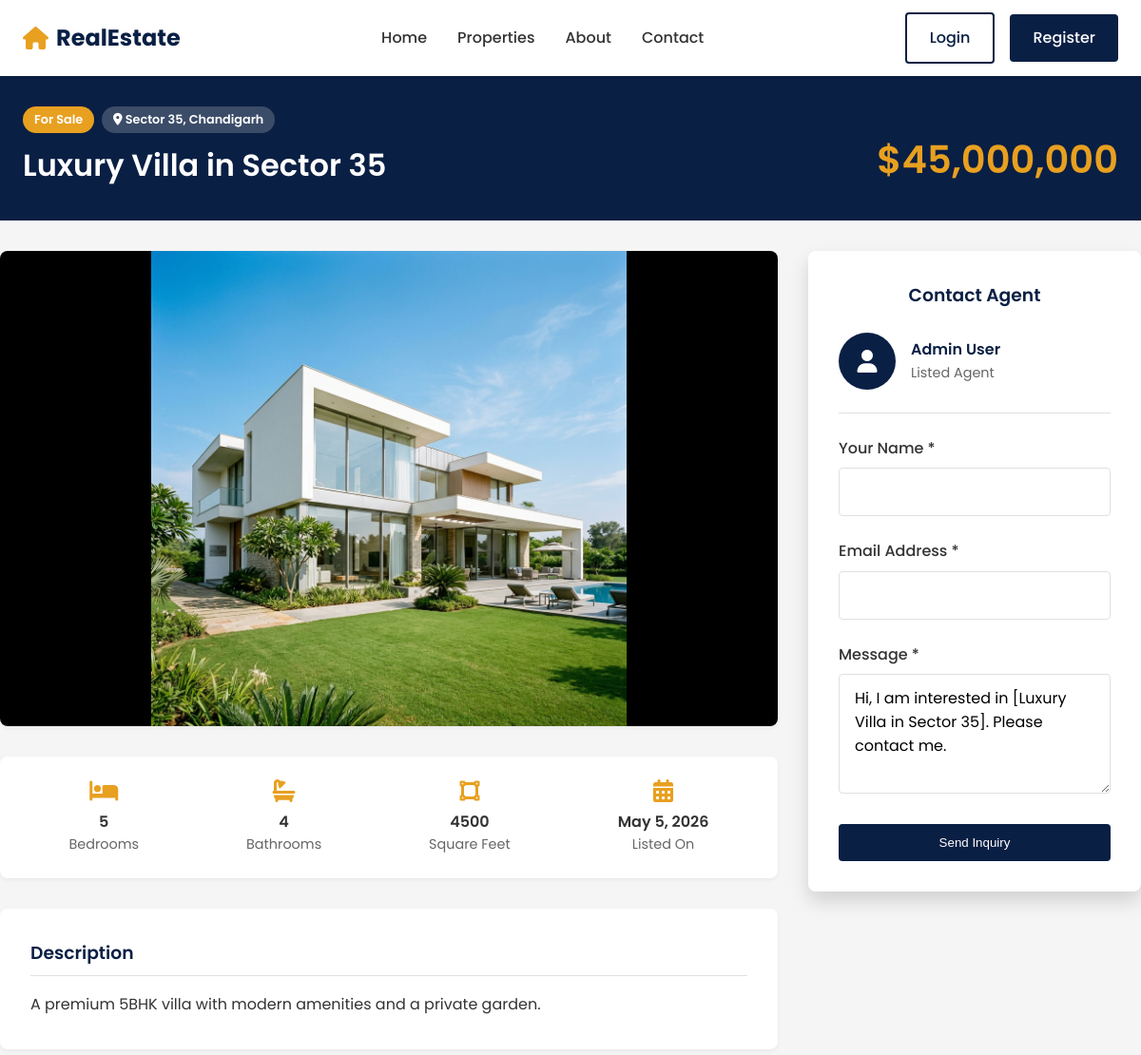
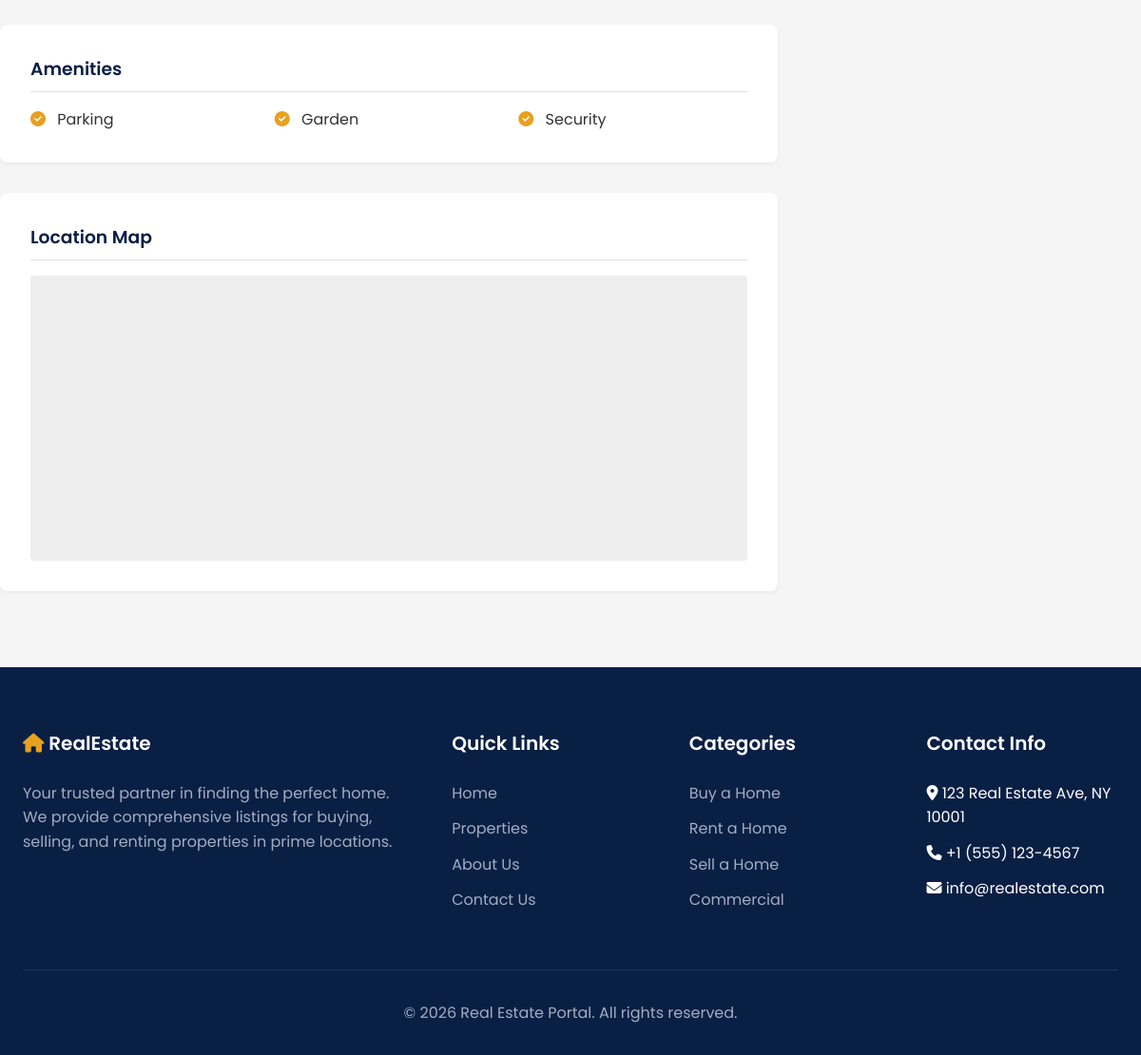
The app's page /property-detail.php?id=1 with its own data (2 pictures, top to bottom).
### tables this page shows
CREATE TABLE IF NOT EXISTS properties (
    id INT AUTO_INCREMENT PRIMARY KEY,
    user_id INT NOT NULL,
    title VARCHAR(255) NOT NULL,
    description TEXT,
    type ENUM('Buy', 'Rent', 'Sell') NOT NULL,
    price DECIMAL(15, 2) NOT NULL,
    city VARCHAR(100) NOT NULL,
    locality VARCHAR(100) NOT NULL,
    area_sqft INT,
    bedrooms INT,
    bathrooms INT,
    status ENUM('active', 'inactive', 'sold', 'rented') DEFAULT 'active',
    featured TINYINT(1) DEFAULT 0,
    created_at TIMESTAMP DEFAULT CURRENT_TIMESTAMP,
    FOREIGN KEY (user_id) REFERENCES users(id) ON DELETE CASCADE
);

CREATE TABLE IF NOT EXISTS property_images (
    id INT AUTO_INCREMENT PRIMARY KEY,
    property_id INT NOT NULL,
    image_path VARCHAR(255) NOT NULL,
    is_thumbnail TINYINT(1) DEFAULT 0,
    FOREIGN KEY (property_id) REFERENCES properties(id) ON DELETE CASCADE
);

CREATE TABLE IF NOT EXISTS users (
    id INT AUTO_INCREMENT PRIMARY KEY,
    name VARCHAR(100) NOT NULL,
    email VARCHAR(100) NOT NULL UNIQUE,
    password VARCHAR(255) NOT NULL,
    role ENUM('user', 'admin') DEFAULT 'user',
    phone VARCHAR(20),
    created_at TIMESTAMP DEFAULT CURRENT_TIMESTAMP
);

### property-detail.php (the view, shortened to what this page needs)
<?php
require_once 'config/database.php';
$id = isset($_GET['id']) && is_numeric($_GET['id']) ? (int)$_GET['id'] : 0;
$stmt = $pdo->prepare("
    SELECT p.*, u.name as agent_name, u.email as agent_email, u.phone as agent_phone
    FROM properties p
    JOIN users u ON p.user_id = u.id
    WHERE p.id = ? AND p.status = 'active'
");
$stmt->execute([$id]);
$property = $stmt->fetch();
$stmtImg = $pdo->prepare("SELECT * FROM property_images WHERE property_id = ? ORDER BY is_thumbnail DESC");
$stmtImg->execute([$id]);
$images = $stmtImg->fetchAll();
$stmtAmenity = $pdo->prepare("SELECT amenity_name FROM amenities WHERE property_id = ?");
$stmtAmenity->execute([$id]);
$amenities = $stmtAmenity->fetchAll(PDO::FETCH_COLUMN);
include 'includes/header.php';
?>
<div style="background-color: var(--primary-color); color: var(--white); padding: 2rem 0;">
    <div class="container">
        <div style="display: flex; justify-content: space-between; align-items: flex-end; flex-wrap: wrap; gap: 1rem;">
            <div>
                <div style="display: flex; gap: 0.5rem; margin-bottom: 0.5rem;">
                    <?php if ($property['type'] == 'Buy'): ?>
                        <span class="badge badge-buy">For Sale</span>
                    <?php else: ?>
                        <span class="badge badge-rent">For Rent</span>
                    <?php endif; ?>
                    <span class="badge" style="background: rgba(255,255,255,0.2);"><i class="fas fa-map-marker-alt"></i> <?= htmlspecialchars($property['locality'] . ', ' . $property['city']) ?></span>
                </div>
                <h1 style="color: var(--white); margin-bottom: 0;"><?= htmlspecialchars($property['title']) ?></h1>
            </div>
            <div>
                <h2 style="color: var(--accent-color); margin-bottom: 0; font-size: 2.5rem;">
                    $<?= number_format($property['price']) ?> <?= $property['type'] == 'Rent' ? '<span style="font-size: 1rem; color: #fff;">/mo</span>' : '' ?>
                </h2>
            </div>
        </div>
    </div>
</div>
<section class="section container" style="padding-top: 2rem;">
    <div style="display: flex; gap: 2rem; flex-wrap: wrap;">
        <div style="flex: 1; min-width: 0; max-width: 100%;">
            <div style="margin-bottom: 2rem; border-radius: 8px; overflow: hidden; box-shadow: var(--shadow-sm); background: #000;">
                <?php if (count($images) > 0): ?>
                    <img id="mainImage" src="uploads/properties/<?= htmlspecialchars($images[0]['image_path']) ?>" style="width: 100%; height: 500px; object-fit: contain;" alt="Main Image">
                <?php else: ?>
                    <img src="assets/images/placeholder.jpg" style="width: 100%; height: 500px; object-fit: cover;" alt="Placeholder">
                <?php endif; ?>
            </div>
            <div style="background: var(--white); padding: 1.5rem; border-radius: 8px; box-shadow: var(--shadow-sm); margin-bottom: 2rem; display: flex; justify-content: space-around; text-align: center; flex-wrap: wrap; gap: 1rem;">
                <div>
                    <i class="fas fa-bed text-accent" style="font-size: 1.5rem; margin-bottom: 0.5rem;"></i>
                    <div style="font-weight: 600;"><?= $property['bedrooms'] ?? 'N/A' ?></div>
                    <div style="color: var(--text-light); font-size: 0.9rem;">Bedrooms</div>
                </div>
                <div>
                    <i class="fas fa-bath text-accent" style="font-size: 1.5rem; margin-bottom: 0.5rem;"></i>
                    <div style="font-weight: 600;"><?= $property['bathrooms'] ?? 'N/A' ?></div>
                    <div style="color: var(--text-light); font-size: 0.9rem;">Bathrooms</div>
                </div>
                <div>
                    <i class="fas fa-vector-square text-accent" style="font-size: 1.5rem; margin-bottom: 0.5rem;"></i>
                    <div style="font-weight: 600;"><?= $property['area_sqft'] ?? 'N/A' ?></div>
                    <div style="color: var(--text-light); font-size: 0.9rem;">Square Feet</div>
                </div>
                <div>
                    <i class="fas fa-calendar-alt text-accent" style="font-size: 1.5rem; margin-bottom: 0.5rem;"></i>
                    <div style="font-weight: 600;"><?= date('M j, Y', strtotime($property['created_at'])) ?></div>
                    <div style="color: var(--text-light); font-size: 0.9rem;">Listed On</div>
                </div>
            </div>
            <div style="background: var(--white); padding: 2rem; border-radius: 8px; box-shadow: var(--shadow-sm); margin-bottom: 2rem;">
                <h3 style="border-bottom: 1px solid var(--border-color); padding-bottom: 0.5rem; margin-bottom: 1rem;">Description</h3>
                <div style="line-height: 1.8;">
                    <?= nl2br(htmlspecialchars($property['description'])) ?>
                </div>
            </div>
            <?php if (count($amenities) > 0): ?>
            <div style="background: var(--white); padding: 2rem; border-radius: 8px; box-shadow: var(--shadow-sm); margin-bottom: 2rem;">
                <h3 style="border-bottom: 1px solid var(--border-color); padding-bottom: 0.5rem; margin-bottom: 1rem;">Amenities</h3>
                <div style="display: grid; grid-template-columns: repeat(auto-fill, minmax(200px, 1fr)); gap: 1rem;">
                    <?php foreach ($amenities as $amenity): ?>
                        <div><i class="fas fa-check-circle text-accent" style="margin-right: 0.5rem;"></i> <?= htmlspecialchars($amenity) ?></div>
                    <?php endforeach; ?>
                </div>
            </div>
            <?php endif; ?>
            <div style="background: var(--white); padding: 2rem; border-radius: 8px; box-shadow: var(--shadow-sm);">
                <h3 style="border-bottom: 1px solid var(--border-color); padding-bottom: 0.5rem; margin-bottom: 1rem;">Location Map</h3>
                <div style="width: 100%; height: 300px; background: #eee; border-radius: 4px; display: flex; align-items: center; justify-content: center;">
                    <iframe width="100%" height="100%" frameborder="0" scrolling="no" marginheight="0" marginwidth="0" src="https://maps.google.com/maps?q=<?= urlencode($property['locality'] . ', ' . $property['city']) ?>&output=embed"></iframe>
                </div>
            </div>
        </div>
        <aside style="flex: 0 0 350px; width: 100%;">
            <div style="background: var(--white); padding: 2rem; border-radius: 8px; box-shadow: var(--shadow-lg); position: sticky; top: 100px;">
                <h3 style="margin-bottom: 1.5rem; text-align: center;">Contact Agent</h3>
                <div style="display: flex; align-items: center; gap: 1rem; margin-bottom: 1.5rem; padding-bottom: 1.5rem; border-bottom: 1px solid var(--border-color);">
                    <div style="width: 60px; height: 60px; border-radius: 50%; background: var(--primary-color); color: var(--white); display: flex; align-items: center; justify-content: center; font-size: 1.5rem;">
                        <i class="fas fa-user"></i>
                    </div>
                    <div>
                        <h4 style="margin: 0;"><?= htmlspecialchars($property['agent_name']) ?></h4>
                        <div style="color: var(--text-light); font-size: 0.9rem;">Listed Agent</div>
                    </div>
                </div>
                <form method="POST" action="">
                    <div class="form-group">
                        <label class="form-label">Your Name *</label>
                        <input type="text" name="name" class="form-control" required>
                    </div>
                    <div class="form-group">
                        <label class="form-label">Email Address *</label>
                        <input type="email" name="email" class="form-control" required>
                    </div>
                    <div class="form-group">
                        <label class="form-label">Message *</label>
                        <textarea name="message" class="form-control" rows="4" required>Hi, I am interested in [<?= htmlspecialchars($property['title']) ?>]. Please contact me.</textarea>
                    </div>
                    <button type="submit" name="submit_inquiry" class="btn btn-primary btn-block">Send Inquiry</button>
                </form>
            </div>
        </aside>
    </div>
</section>
<?php include 'includes/footer.php'; ?>

### assets/css/style.css (style rules this page uses)
:root { --primary-color: #0A1F44; --accent-color: #E8A020; --bg-color: #F5F5F5; --white: #FFFFFF; --text-dark: #333333; --text-light: #666666; --border-color: #E0E0E0; --success: #28a745; --danger: #dc3545; --shadow-sm: 0 2px 4px rgba(0,0,0,0.05); --shadow-md: 0 4px 8px rgba(0,0,0,0.1); --shadow-lg: 0 10px 20px rgba(0,0,0,0.15); --transition: all 0.3s ease; }
* { margin: 0; padding: 0; box-sizing: border-box; }
body { font-family: 'Poppins', sans-serif; background-color: var(--bg-color); color: var(--text-dark); line-height: 1.6; display: flex; flex-direction: column; min-height: 100vh; }
img { max-width: 100%; height: auto; display: block; }
h1, h2, h3, h4, h5, h6 { color: var(--primary-color); font-weight: 600; margin-bottom: 1rem; }
.text-accent { color: var(--accent-color); }
.container { width: 100%; max-width: 1200px; margin: 0 auto; padding: 0 1.5rem; }
.section { padding: 5rem 0; }
.btn { display: inline-block; padding: 0.75rem 1.5rem; border-radius: 4px; font-weight: 500; cursor: pointer; border: none; text-align: center; transition: var(--transition); }
.btn-primary { background-color: var(--primary-color); color: var(--white); }
.btn-block { display: block; width: 100%; }
.form-group { margin-bottom: 1.5rem; }
.form-label { display: block; margin-bottom: 0.5rem; font-weight: 500; color: var(--text-dark); }
.form-control { width: 100%; padding: 0.75rem 1rem; border: 1px solid var(--border-color); border-radius: 4px; font-family: inherit; font-size: 1rem; transition: var(--transition); }
.badge { padding: 0.25rem 0.75rem; border-radius: 20px; font-size: 0.8rem; font-weight: 600; color: var(--white); }
.badge-buy { background-color: var(--accent-color); }

### records on screen
properties: locality+city "Sector 35, Chandigarh", title "Luxury Villa in Sector 35", price "45,000,000", bedrooms "5", bathrooms "4", area_sqft "4500", created_at "May 5, 2026", description "A premium 5BHK villa with modern amenities and a private garden.", user.name "Admin User", message "Hi, I am interested in [Luxury Villa in Sector 35]. Please contact me."
property_images: image_path (picture)

### other values on screen
$amenity "Parking"
$amenity "Garden"
$amenity "Security"
